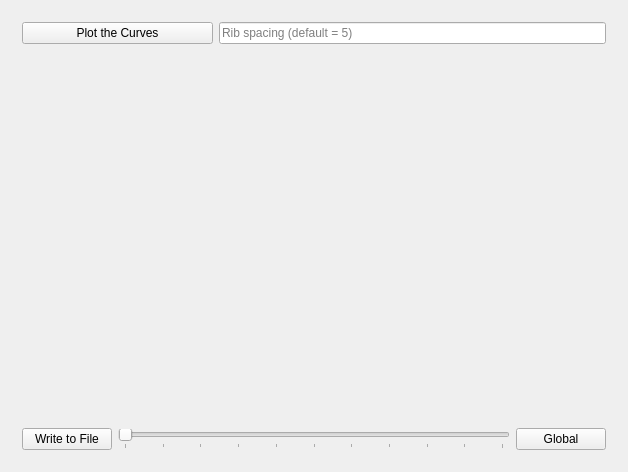
<?xml version="1.0" encoding="UTF-8"?>
<ui version="4.0">
 <class>powertransViewPlotControls</class>
 <widget class="QWidget" name="powertransViewPlotControls">
  <property name="geometry">
   <rect>
    <x>0</x>
    <y>0</y>
    <width>628</width>
    <height>471</height>
   </rect>
  </property>
  <property name="windowTitle">
   <string>QmitkTemplate</string>
  </property>
  <layout class="QVBoxLayout" name="verticalLayout">
   <item>
    <widget class="QWidget" name="Controls_1" native="true">
     <layout class="QGridLayout" name="gridLayout">
      <item row="1" column="1" colspan="2">
       <widget class="QLineEdit" name="lineEdit_F">
        <property name="placeholderText">
         <string>Rib spacing (default = 5)</string>
        </property>
       </widget>
      </item>
      <item row="1" column="0">
       <widget class="QPushButton" name="button_1">
        <property name="toolTip">
         <string>Do image processing</string>
        </property>
        <property name="text">
         <string>Plot the Curves</string>
        </property>
       </widget>
      </item>
     </layout>
    </widget>
   </item>
   <item>
    <widget class="QVTKOpenGLStereoWidget" name="widget_1" native="true">
     <property name="sizePolicy">
      <sizepolicy hsizetype="Minimum" vsizetype="MinimumExpanding">
       <horstretch>0</horstretch>
       <verstretch>0</verstretch>
      </sizepolicy>
     </property>
     <property name="minimumSize">
      <size>
       <width>400</width>
       <height>350</height>
      </size>
     </property>
    </widget>
   </item>
   <item>
    <widget class="QWidget" name="Controls_2" native="true">
     <layout class="QHBoxLayout" name="horizontalLayout">
      <item>
       <widget class="QPushButton" name="button_2">
        <property name="minimumSize">
         <size>
          <width>90</width>
          <height>0</height>
         </size>
        </property>
        <property name="text">
         <string>Write to File</string>
        </property>
       </widget>
      </item>
      <item>
       <widget class="QSlider" name="horizontalSlider">
        <property name="minimum">
         <number>0</number>
        </property>
        <property name="maximum">
         <number>10</number>
        </property>
        <property name="sliderPosition">
         <number>0</number>
        </property>
        <property name="tracking">
         <bool>true</bool>
        </property>
        <property name="orientation">
         <enum>Qt::Horizontal</enum>
        </property>
        <property name="tickPosition">
         <enum>QSlider::TicksBelow</enum>
        </property>
        <property name="tickInterval">
         <number>1</number>
        </property>
       </widget>
      </item>
      <item>
       <widget class="QPushButton" name="button_3">
        <property name="minimumSize">
         <size>
          <width>90</width>
          <height>0</height>
         </size>
        </property>
        <property name="text">
         <string>Global</string>
        </property>
        <property name="checkable">
         <bool>true</bool>
        </property>
       </widget>
      </item>
     </layout>
    </widget>
   </item>
   <item>
    <spacer name="spacer">
     <property name="orientation">
      <enum>Qt::Vertical</enum>
     </property>
     <property name="sizeType">
      <enum>QSizePolicy::Expanding</enum>
     </property>
     <property name="sizeHint" stdset="0">
      <size>
       <width>20</width>
       <height>22</height>
      </size>
     </property>
    </spacer>
   </item>
  </layout>
 </widget>
 <layoutdefault spacing="6" margin="11"/>
 <customwidgets>
  <customwidget>
   <class>QVTKOpenGLStereoWidget</class>
   <extends>QWidget</extends>
   <header>QVTKOpenGLStereoWidget.h</header>
   <container>1</container>
  </customwidget>
 </customwidgets>
 <resources/>
 <connections/>
</ui>
